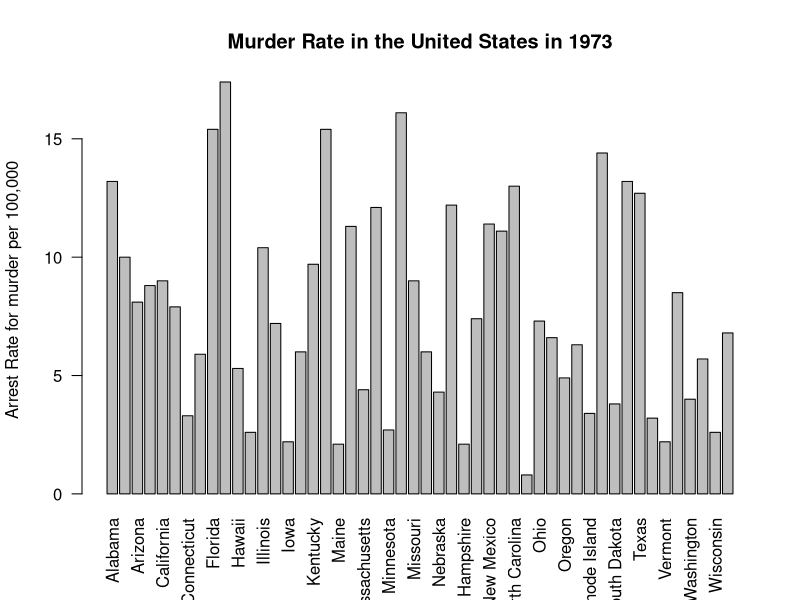
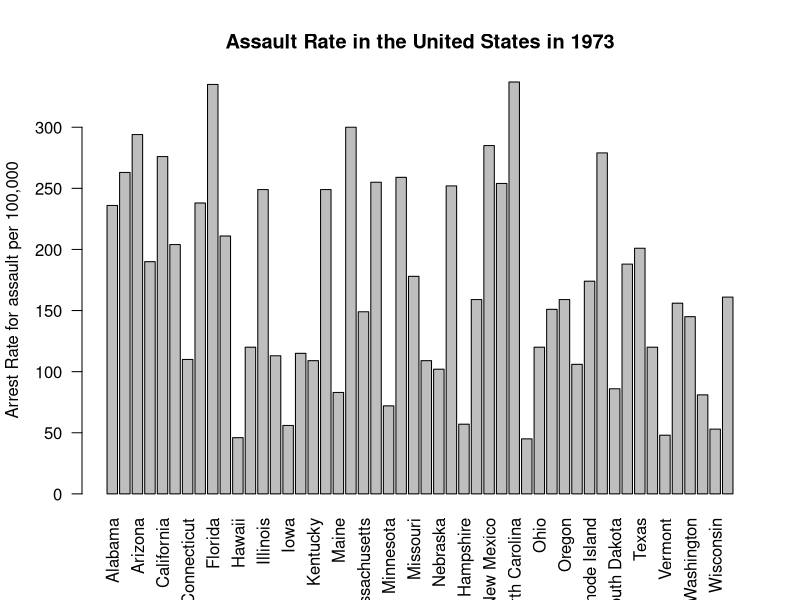
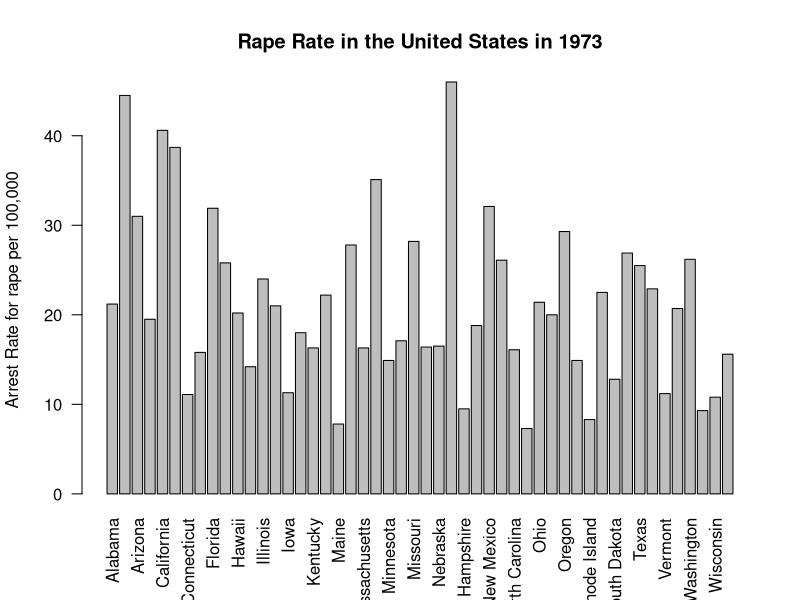

Reproduce these figures in R, in order.
## ---- chunk 1
knitr::opts_chunk$set(message=FALSE,warning=FALSE, cache=TRUE)
## ---- chunk 2
library(datasets)
## ---- chunk 3
dat<-USArrests
## ---- chunk 4
names(dat)
## ---- chunk 5
state.names = row.names(USArrests)
barplot(USArrests$Murder, names.arg = state.names, las = 2, ylab = "Arrest Rate for murder per 100,000", main = "Murder Rate in the United States in 1973")
## ---- chunk 6
summary(dat$Murder)
## ---- chunk 7
state.names = row.names(USArrests)
barplot(USArrests$Assault, names.arg = state.names, las = 2, ylab = "Arrest Rate for assault per 100,000", main = "Assault Rate in the United States in 1973")
## ---- chunk 8
state.names = row.names(USArrests)
barplot(USArrests$Rape, names.arg = state.names, las = 2, ylab = "Arrest Rate for rape per 100,000", main = "Rape Rate in the United States in 1973")
## ---- chunk 9
par(mfrow=c(3,1))
